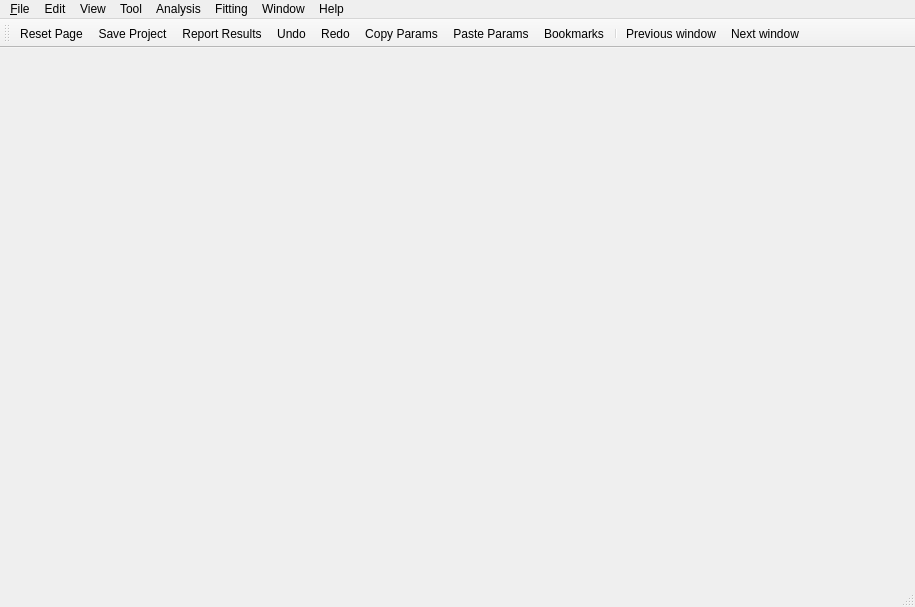
<?xml version="1.0" encoding="UTF-8"?>
<ui version="4.0">
 <class>SasView</class>
 <widget class="QMainWindow" name="SasView">
  <property name="geometry">
   <rect>
    <x>0</x>
    <y>0</y>
    <width>915</width>
    <height>607</height>
   </rect>
  </property>
  <property name="windowTitle">
   <string>SasView</string>
  </property>
  <property name="windowIcon">
   <iconset>
    <normaloff>:/res/ball.ico</normaloff>:/res/ball.ico</iconset>
  </property>
  <widget class="QWidget" name="centralwidget"/>
  <widget class="QMenuBar" name="menubar">
   <property name="geometry">
    <rect>
     <x>0</x>
     <y>0</y>
     <width>915</width>
     <height>26</height>
    </rect>
   </property>
   <widget class="QMenu" name="menu_File">
    <property name="title">
     <string>&amp;File</string>
    </property>
    <addaction name="actionLoadData"/>
    <addaction name="actionLoad_Data_Folder"/>
    <addaction name="separator"/>
    <addaction name="actionOpen_Project"/>
    <addaction name="actionOpen_Analysis"/>
    <addaction name="separator"/>
    <addaction name="actionSave"/>
    <addaction name="actionSave_Analysis"/>
    <addaction name="separator"/>
    <addaction name="actionPreferences"/>
    <addaction name="separator"/>
    <addaction name="actionQuit"/>
   </widget>
   <widget class="QMenu" name="menuEdit">
    <property name="title">
     <string>Edit</string>
    </property>
    <widget class="QMenu" name="menuCopy_Params_As">
     <property name="title">
      <string>Copy Params To Format...</string>
     </property>
     <addaction name="actionExcel"/>
     <addaction name="actionLatex"/>
    </widget>
    <addaction name="actionUndo"/>
    <addaction name="actionRedo"/>
    <addaction name="separator"/>
    <addaction name="actionCopy"/>
    <addaction name="actionPaste"/>
    <addaction name="separator"/>
    <addaction name="menuCopy_Params_As"/>
    <addaction name="actionSaveParamsAs"/>
    <addaction name="separator"/>
    <addaction name="actionReport"/>
    <addaction name="actionReset"/>
    <addaction name="separator"/>
    <addaction name="actionFreeze_Theory"/>
   </widget>
   <widget class="QMenu" name="menuView">
    <property name="title">
     <string>View</string>
    </property>
    <addaction name="actionHide_Toolbar"/>
    <addaction name="actionHide_DataExplorer"/>
    <addaction name="actionHide_LogExplorer"/>
    <addaction name="separator"/>
    <addaction name="actionStartup_Settings"/>
   </widget>
   <widget class="QMenu" name="menuTool">
    <property name="title">
     <string>Tool</string>
    </property>
    <addaction name="actionData_Operation"/>
    <addaction name="separator"/>
    <addaction name="actionSLD_Calculator"/>
    <addaction name="actionDensity_Volume_Calculator"/>
    <addaction name="actionSlit_Size_Calculator"/>
    <addaction name="actionKeissig_Calculator"/>
    <addaction name="actionSAS_Resolution_Estimator"/>
    <addaction name="actionGeneric_Scattering_Calculator"/>
    <addaction name="separator"/>
    <addaction name="actionPython_Shell_Editor"/>
    <addaction name="actionOrientation_Viewer"/>
    <addaction name="actionImage_Viewer"/>
    <addaction name="actionFile_Converter"/>
   </widget>
   <widget class="QMenu" name="menuFitting">
    <property name="title">
     <string>Fitting</string>
    </property>
    <addaction name="actionNew_Fit_Page"/>
    <addaction name="separator"/>
    <addaction name="actionConstrained_Fit"/>
    <addaction name="actionCombine_Batch_Fit"/>
    <addaction name="separator"/>
    <addaction name="actionShow_Grid_Window"/>
    <addaction name="separator"/>
    <addaction name="actionFit_Options"/>
    <addaction name="actionGPU_Options"/>
    <addaction name="actionFit_Results"/>
    <addaction name="separator"/>
    <addaction name="actionCategory_Manager"/>
    <addaction name="actionAdd_Custom_Model"/>
    <addaction name="actionEdit_Custom_Model"/>
    <addaction name="actionManage_Custom_Models"/>
    <addaction name="actionAddMult_Models"/>
    <addaction name="separator"/>
    <addaction name="actionEditMask"/>
   </widget>
   <widget class="QMenu" name="menuWindow">
    <property name="title">
     <string>Window</string>
    </property>
    <addaction name="actionCascade"/>
    <addaction name="actionTile"/>
    <addaction name="separator"/>
    <addaction name="actionNext"/>
    <addaction name="actionPrevious"/>
    <addaction name="separator"/>
    <addaction name="actionMinimizePlots"/>
    <addaction name="actionClosePlots"/>
   </widget>
   <widget class="QMenu" name="menuAnalysis">
    <property name="title">
     <string>Analysis</string>
    </property>
    <addaction name="actionCorfunc"/>
    <addaction name="actionFitting"/>
    <addaction name="actionInvariant"/>
    <addaction name="actionInversion"/>
   </widget>
   <widget class="QMenu" name="menuHelp">
    <property name="title">
     <string>Help</string>
    </property>
    <addaction name="actionDocumentation"/>
    <addaction name="separator"/>
    <addaction name="actionTutorial"/>
    <addaction name="actionModel_Marketplace"/>
    <addaction name="separator"/>
    <addaction name="actionAcknowledge"/>
    <addaction name="separator"/>
    <addaction name="actionAbout"/>
    <addaction name="actionWelcomeWidget"/>
    <addaction name="separator"/>
    <addaction name="actionCheck_for_update"/>
   </widget>
   <addaction name="menu_File"/>
   <addaction name="menuEdit"/>
   <addaction name="menuView"/>
   <addaction name="menuTool"/>
   <addaction name="menuAnalysis"/>
   <addaction name="menuFitting"/>
   <addaction name="menuWindow"/>
   <addaction name="menuHelp"/>
  </widget>
  <widget class="QStatusBar" name="statusbar">
   <property name="sizePolicy">
    <sizepolicy hsizetype="Preferred" vsizetype="Fixed">
     <horstretch>0</horstretch>
     <verstretch>0</verstretch>
    </sizepolicy>
   </property>
  </widget>
  <widget class="QToolBar" name="toolBar">
   <property name="windowTitle">
    <string>toolBar</string>
   </property>
   <attribute name="toolBarArea">
    <enum>TopToolBarArea</enum>
   </attribute>
   <attribute name="toolBarBreak">
    <bool>false</bool>
   </attribute>
   <addaction name="actionReset"/>
   <addaction name="actionSave"/>
   <addaction name="actionReport"/>
   <addaction name="actionUndo"/>
   <addaction name="actionRedo"/>
   <addaction name="actionCopy"/>
   <addaction name="actionPaste"/>
   <addaction name="actionBookmarks"/>
   <addaction name="separator"/>
   <addaction name="actionPrevious"/>
   <addaction name="actionNext"/>
  </widget>
  <action name="actionReset">
   <property name="icon">
    <iconset>
     <normaloff>:/res/reset.png</normaloff>:/res/reset.png</iconset>
   </property>
   <property name="text">
    <string>Reset Page</string>
   </property>
   <property name="toolTip">
    <string>Reset</string>
   </property>
  </action>
  <action name="actionSave">
   <property name="icon">
    <iconset>
     <normaloff>:/res/save.png</normaloff>:/res/save.png</iconset>
   </property>
   <property name="text">
    <string>Save Project</string>
   </property>
   <property name="toolTip">
    <string>Save</string>
   </property>
  </action>
  <action name="actionReport">
   <property name="icon">
    <iconset>
     <normaloff>:/res/report.png</normaloff>:/res/report.png</iconset>
   </property>
   <property name="text">
    <string>Report Results</string>
   </property>
   <property name="toolTip">
    <string>report</string>
   </property>
  </action>
  <action name="actionUndo">
   <property name="icon">
    <iconset>
     <normaloff>:/res/undo.png</normaloff>
     <normalon>res/undo.png</normalon>:/res/undo.png</iconset>
   </property>
   <property name="text">
    <string>Undo</string>
   </property>
  </action>
  <action name="actionRedo">
   <property name="icon">
    <iconset>
     <normaloff>:/res/redo.png</normaloff>:/res/redo.png</iconset>
   </property>
   <property name="text">
    <string>Redo</string>
   </property>
   <property name="toolTip">
    <string>Redo</string>
   </property>
  </action>
  <action name="actionCopy">
   <property name="icon">
    <iconset>
     <normaloff>:/res/copy.png</normaloff>:/res/copy.png</iconset>
   </property>
   <property name="text">
    <string>Copy Params</string>
   </property>
   <property name="toolTip">
    <string>Copy parameter values</string>
   </property>
  </action>
  <action name="actionPaste">
   <property name="enabled">
    <bool>true</bool>
   </property>
   <property name="icon">
    <iconset>
     <normaloff>:/res/paste.png</normaloff>:/res/paste.png</iconset>
   </property>
   <property name="text">
    <string>Paste Params</string>
   </property>
   <property name="toolTip">
    <string>Paste parameter values</string>
   </property>
  </action>
  <action name="actionSaveParamsAs">
   <property name="text">
    <string>Save Params to File</string>
   </property>
  </action>
  <action name="actionBookmarks">
   <property name="checkable">
    <bool>true</bool>
   </property>
   <property name="icon">
    <iconset>
     <normaloff>:/res/bookmark.png</normaloff>:/res/bookmark.png</iconset>
   </property>
   <property name="text">
    <string>Bookmarks</string>
   </property>
  </action>
  <action name="actionPerspective">
   <property name="text">
    <string>Perspective</string>
   </property>
  </action>
  <action name="actionLoadData">
   <property name="text">
    <string>Load Data File(s)</string>
   </property>
  </action>
  <action name="actionLoad_Data_Folder">
   <property name="text">
    <string>Load Data Folder</string>
   </property>
  </action>
  <action name="actionOpen_Project">
   <property name="text">
    <string>Open Project</string>
   </property>
  </action>
  <action name="actionOpen_Analysis">
   <property name="text">
    <string>Open Analysis</string>
   </property>
  </action>
  <action name="actionSave_Analysis">
   <property name="text">
    <string>Save Analysis</string>
   </property>
  </action>
  <action name="actionQuit">
   <property name="text">
    <string>Quit</string>
   </property>
  </action>
  <action name="actionHide_Toolbar">
   <property name="text">
    <string>Hide Toolbar</string>
   </property>
  </action>
  <action name="actionStartup_Settings">
   <property name="text">
    <string>Startup Settings</string>
   </property>
  </action>
  <action name="actionData_Operation">
   <property name="text">
    <string>Data Operation</string>
   </property>
  </action>
  <action name="actionSLD_Calculator">
   <property name="text">
    <string>SLD Calculator</string>
   </property>
  </action>
  <action name="actionDensity_Volume_Calculator">
   <property name="text">
    <string>Density/Volume Calculator</string>
   </property>
  </action>
  <action name="actionSlit_Size_Calculator">
   <property name="text">
    <string>Slit Size Calculator</string>
   </property>
  </action>
  <action name="actionSAS_Resolution_Estimator">
   <property name="text">
    <string>Q Resolution Estimator</string>
   </property>
  </action>
  <action name="actionGeneric_Scattering_Calculator">
   <property name="text">
    <string>Generic Scattering Calculator</string>
   </property>
  </action>
  <action name="actionPython_Shell_Editor">
   <property name="text">
    <string>Python Shell/Editor</string>
   </property>
  </action>
  <action name="actionImage_Viewer">
   <property name="text">
    <string>Image Viewer</string>
   </property>
  </action>
  <action name="actionFile_Converter">
   <property name="text">
    <string>File Converter</string>
   </property>
  </action>
  <action name="actionNew_Fit_Page">
   <property name="text">
    <string>New Fit Page</string>
   </property>
  </action>
  <action name="actionConstrained_Fit">
   <property name="text">
    <string>Constrained or Simultaneous Fit</string>
   </property>
  </action>
  <action name="actionCombine_Batch_Fit">
   <property name="text">
    <string>Combine Batch Fit</string>
   </property>
  </action>
  <action name="actionFit_Options">
   <property name="text">
    <string>Fit Algorithms</string>
   </property>
  </action>
  <action name="actionFit_Results">
   <property name="text">
    <string>Fit Results</string>
   </property>
  </action>
  <action name="actionChain_Fitting">
   <property name="text">
    <string>Chain Fitting (BatchFit only)</string>
   </property>
  </action>
  <action name="actionEdit_Custom_Model">
   <property name="text">
    <string>Edit Custom Model</string>
   </property>
  </action>
  <action name="actionEditMask">
   <property name="text">
    <string>Edit Mask</string>
   </property>
  </action>
  <action name="actionCascade">
   <property name="text">
    <string>Cascade</string>
   </property>
  </action>
  <action name="actionTile">
   <property name="text">
    <string>Tile</string>
   </property>
  </action>
  <action name="actionTile_Vertically">
   <property name="text">
    <string>Tile Vertically</string>
   </property>
  </action>
  <action name="actionArrange_Icons">
   <property name="text">
    <string>Arrange Icons</string>
   </property>
  </action>
  <action name="actionNext">
   <property name="icon">
    <iconset>
     <normaloff>:/res/right-round.png</normaloff>:/res/right-round.png</iconset>
   </property>
   <property name="text">
    <string>Next window</string>
   </property>
  </action>
  <action name="actionPrevious">
   <property name="icon">
    <iconset>
     <normaloff>:/res/left-round.png</normaloff>:/res/left-round.png</iconset>
   </property>
   <property name="text">
    <string>Previous window</string>
   </property>
  </action>
  <action name="actionFitting">
   <property name="checkable">
    <bool>true</bool>
   </property>
   <property name="text">
    <string>Fitting</string>
   </property>
  </action>
  <action name="actionInversion">
   <property name="checkable">
    <bool>true</bool>
   </property>
   <property name="text">
    <string>Pr Inversion</string>
   </property>
  </action>
  <action name="actionInvariant">
   <property name="checkable">
    <bool>true</bool>
   </property>
   <property name="text">
    <string>Invariant</string>
   </property>
  </action>
  <action name="actionDocumentation">
   <property name="text">
    <string>Documentation</string>
   </property>
  </action>
  <action name="actionTutorial">
   <property name="text">
    <string>Tutorial</string>
   </property>
  </action>
  <action name="actionAcknowledge">
   <property name="text">
    <string>Acknowledge</string>
   </property>
  </action>
  <action name="actionAbout">
   <property name="text">
    <string>About</string>
   </property>
  </action>
  <action name="actionCheck_for_update">
   <property name="text">
    <string>Check for update</string>
   </property>
  </action>
  <action name="actionExcel">
   <property name="text">
    <string>Excel</string>
   </property>
  </action>
  <action name="actionLatex">
   <property name="text">
    <string>Latex</string>
   </property>
  </action>
  <action name="actionKeissig_Calculator">
   <property name="text">
    <string>Kiessig Thickness Calculator</string>
   </property>
  </action>
  <action name="actionGPU_Options">
   <property name="text">
    <string>GPU Options</string>
   </property>
  </action>
  <action name="actionAdd_Custom_Model">
   <property name="text">
    <string>Add Custom Model</string>
   </property>
  </action>
  <action name="actionManage_Custom_Models">
   <property name="text">
    <string>Manage Custom Models</string>
   </property>
  </action>
  <action name="actionCorfunc">
   <property name="checkable">
    <bool>true</bool>
   </property>
   <property name="text">
    <string>Correlation Function</string>
   </property>
  </action>
  <action name="actionAddMult_Models">
   <property name="text">
    <string>Add/Multiply Models</string>
   </property>
  </action>
  <action name="actionOrientation_Viewer">
   <property name="text">
    <string>Orientation Viewer</string>
   </property>
  </action>
  <action name="actionFreeze_Theory">
   <property name="text">
    <string>Freeze Fit Results</string>
   </property>
  </action>
  <action name="actionHide_DataExplorer">
   <property name="text">
    <string>Hide Data Explorer</string>
   </property>
  </action>
  <action name="actionWelcomeWidget">
   <property name="text">
    <string>Welcome to SasView</string>
   </property>
  </action>
  <action name="actionHide_LogExplorer">
   <property name="text">
    <string>Hide Log Explorer</string>
   </property>
  </action>
  <action name="actionCategory_Manager">
   <property name="text">
    <string>Category Manager</string>
   </property>
  </action>
  <action name="actionShow_Grid_Window">
   <property name="text">
    <string>Show Grid Window</string>
   </property>
  </action>
  <action name="actionMinimizePlots">
   <property name="text">
    <string>Minimize All Plots</string>
   </property>
  </action>
  <action name="actionClosePlots">
   <property name="text">
    <string>Close All Plots</string>
   </property>
  </action>
  <action name="actionModel_Marketplace">
   <property name="text">
    <string>Model Marketplace</string>
   </property>
  </action>
  <action name="actionPreferences">
   <property name="icon">
    <iconset>
     <normaloff>:/res/settings.png</normaloff>:/res/settings.png</iconset>
   </property>
   <property name="text">
    <string>Preferences...</string>
   </property>
  </action>
 </widget>
 <resources/>
 <connections/>
</ui>
